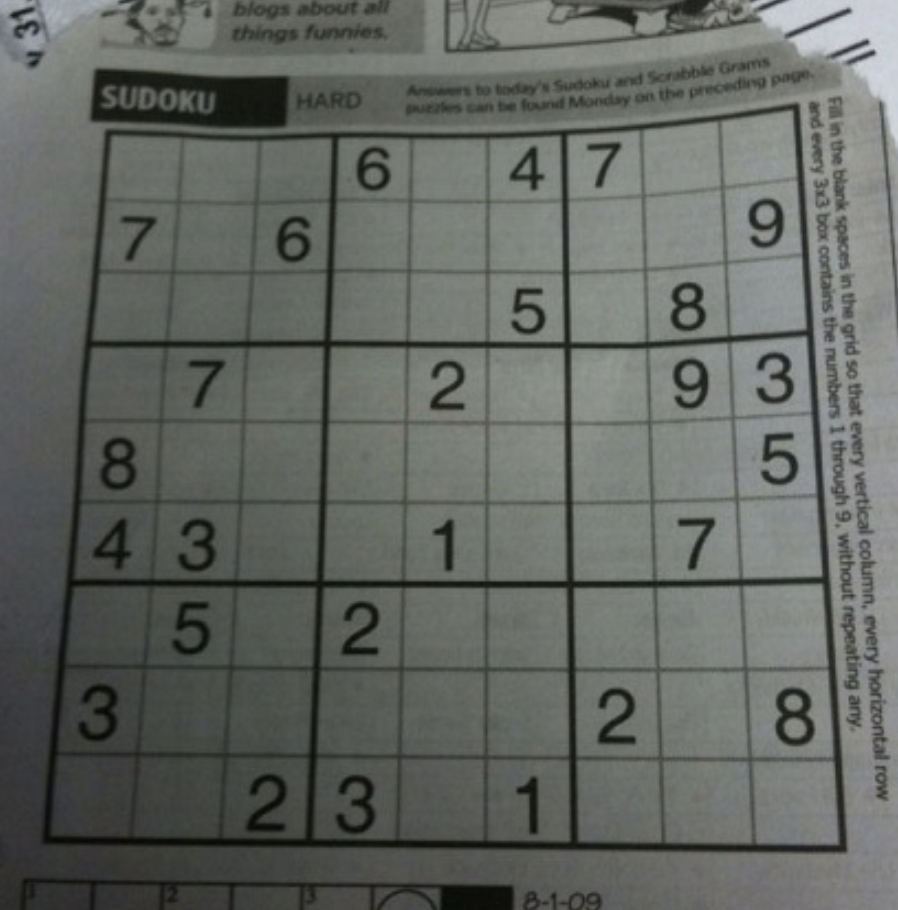
#> input picture sudoku.png, 898 x 910 px
$ python 26_image_gradients_fixed.py   (older library calls are emulated)
#> lines starting #> are read from the running program, lines starting #| are printed output that depends on the picture
import cv2
import numpy as np
from matplotlib import pyplot as plt

img = cv2.imread('sudoku.png',0)
#> img: shape (910, 898); min 7, max 216, mean 101.3

laplacian = cv2.Laplacian(img, cv2.CV_64F)
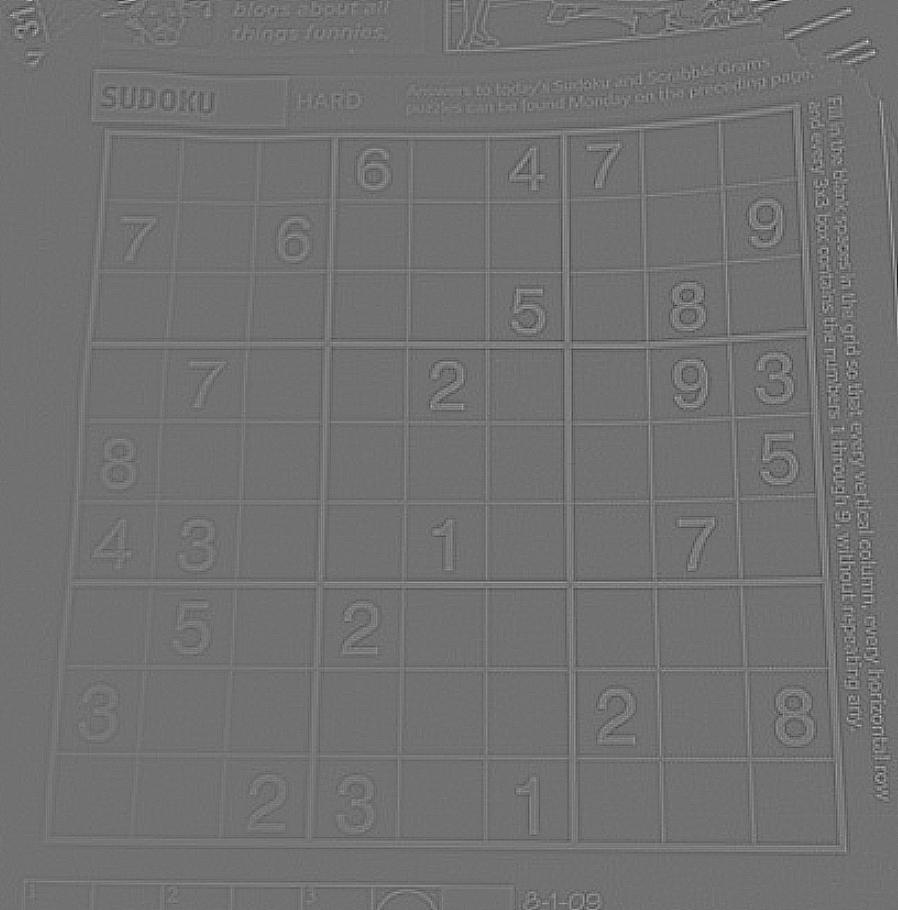
#> laplacian: shape (910, 898) float64; min -79, max 98, mean 0; drawn with min black and max white

# output dtype = cv2.CV_8U
sobelx8u = cv2.Sobel(img, cv2.CV_8U, 1, 0, ksize=5)
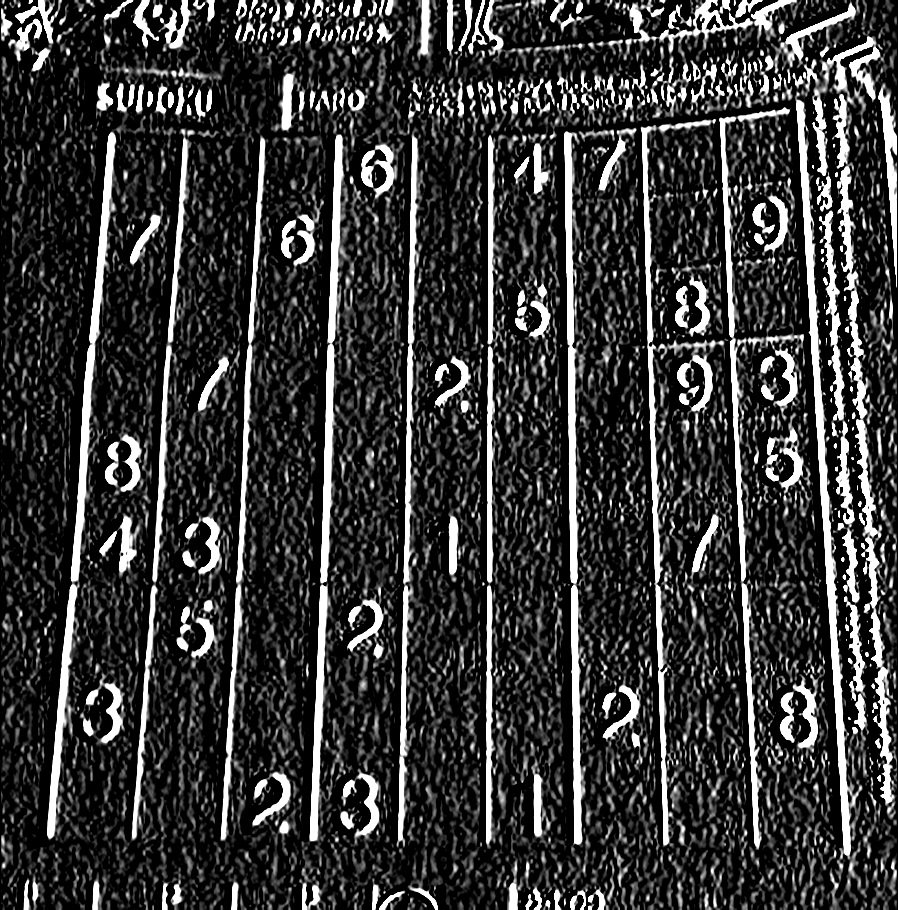
#> sobelx8u: shape (910, 898); min 0, max 255, mean 55.2
sobelx64f = cv2.Sobel(img, cv2.CV_64F, 1, 0, ksize=5)
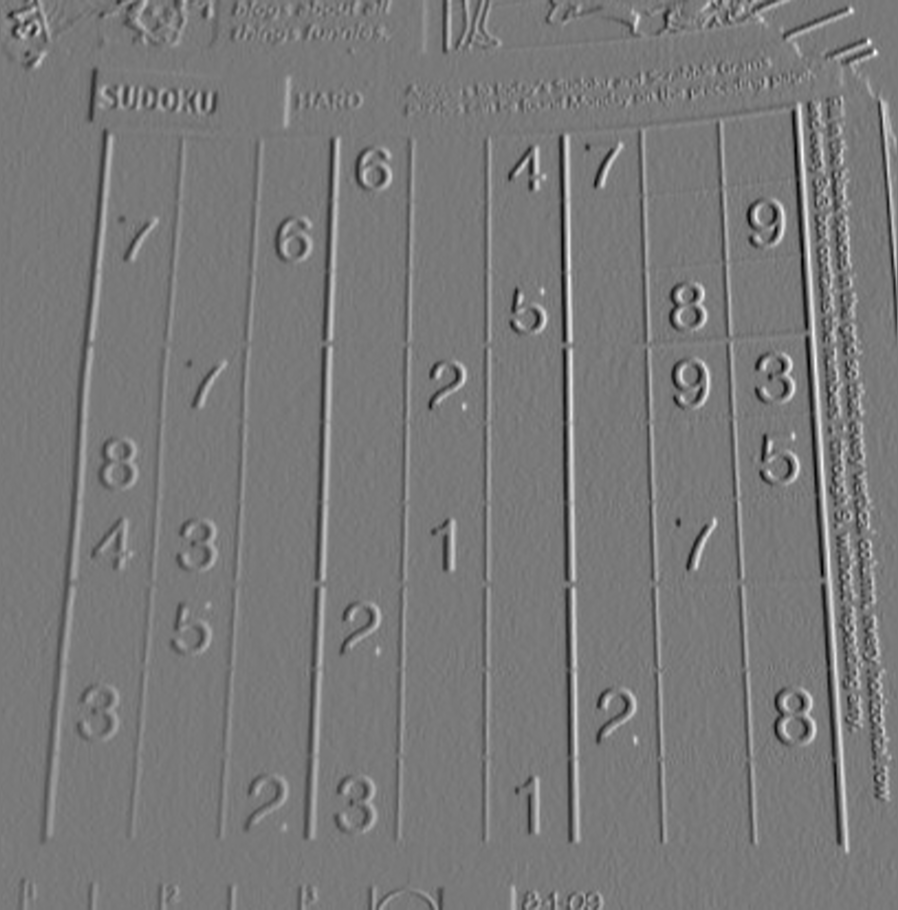
#> sobelx64f: shape (910, 898) float64; min -3886, max 4278, mean 9.4; drawn with min black and max white
abs_sobel64f = np.absolute(sobelx64f)
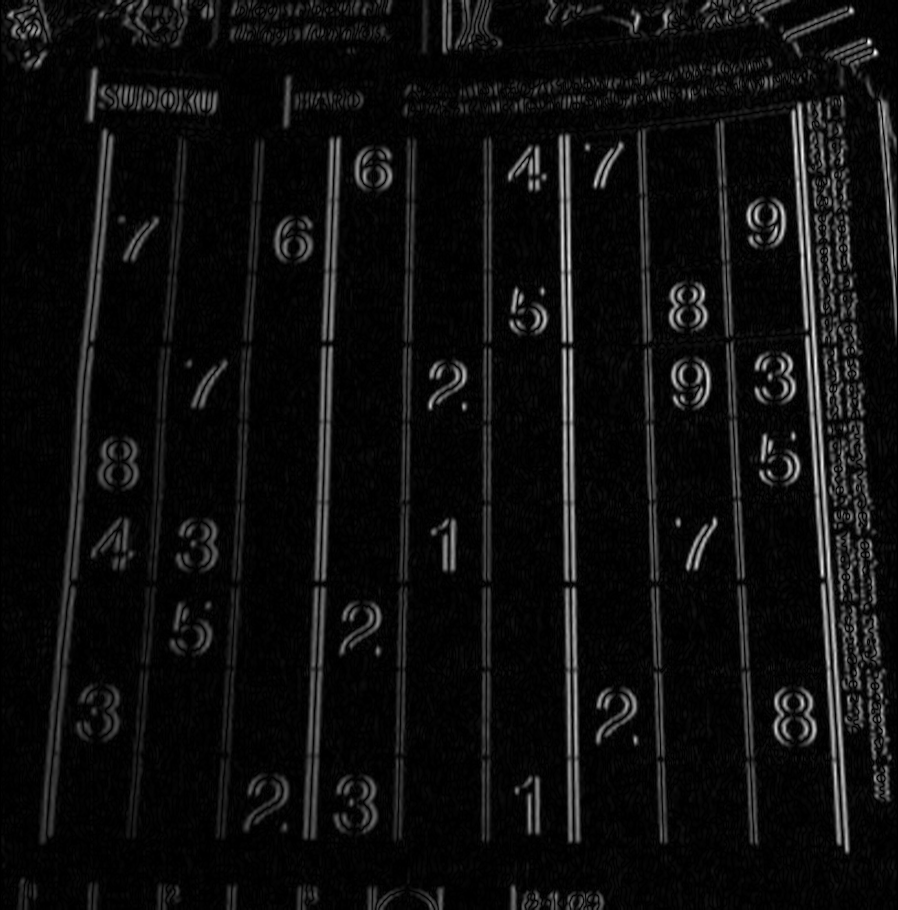
#> abs_sobel64f: shape (910, 898) float64; min 0, max 4278, mean 250.1; drawn with min black and max white
sobel_8u = np.uint8(abs_sobel64f)
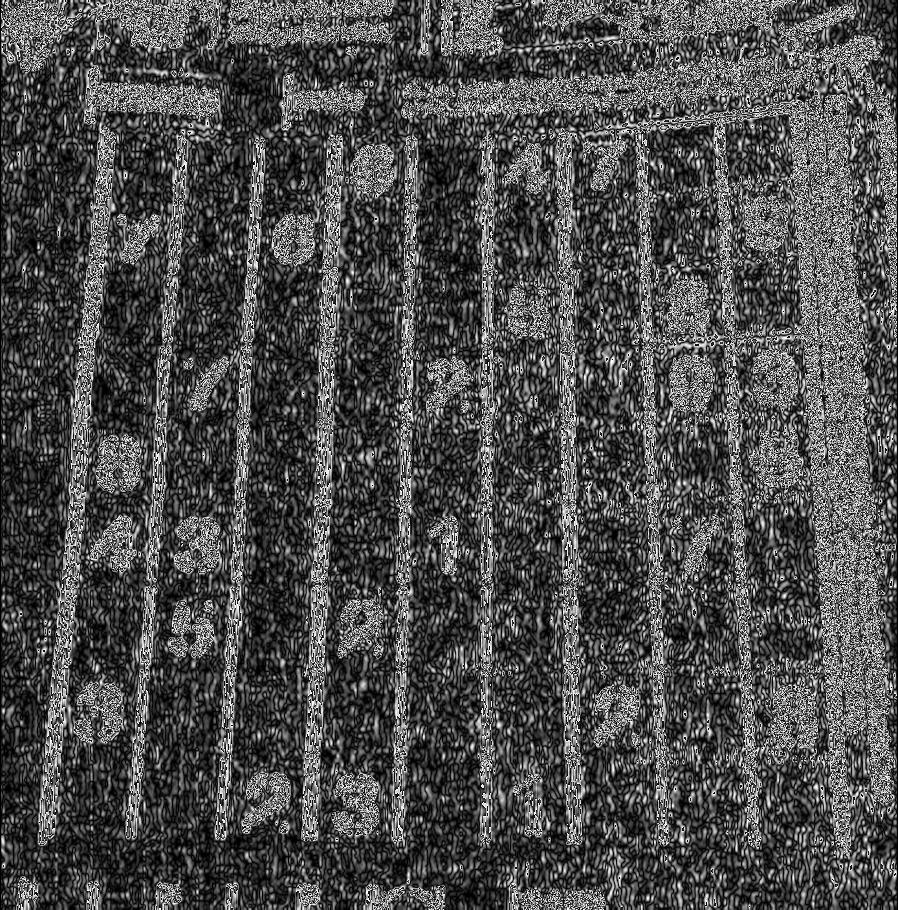
#> sobel_8u: shape (910, 898); min 0, max 255, mean 76.7

# original
plt.subplot(1, 3, 1)
plt.imshow(img, cmap='gray')
plt.title('original')
plt.xticks([]), plt.yticks([])

# sobel x
plt.subplot(1, 3, 2)
plt.imshow(sobelx8u, cmap='gray')
plt.title('sobelx8u')
plt.xticks([]), plt.yticks([])

# sobel y
plt.subplot(1, 3, 3)
plt.imshow(sobel_8u, cmap='gray')
plt.title('sobel abs(CV_64F)')
plt.xticks([]), plt.yticks([])

plt.show()

$ run again, with colored_shapes.png copied over sudoku.png
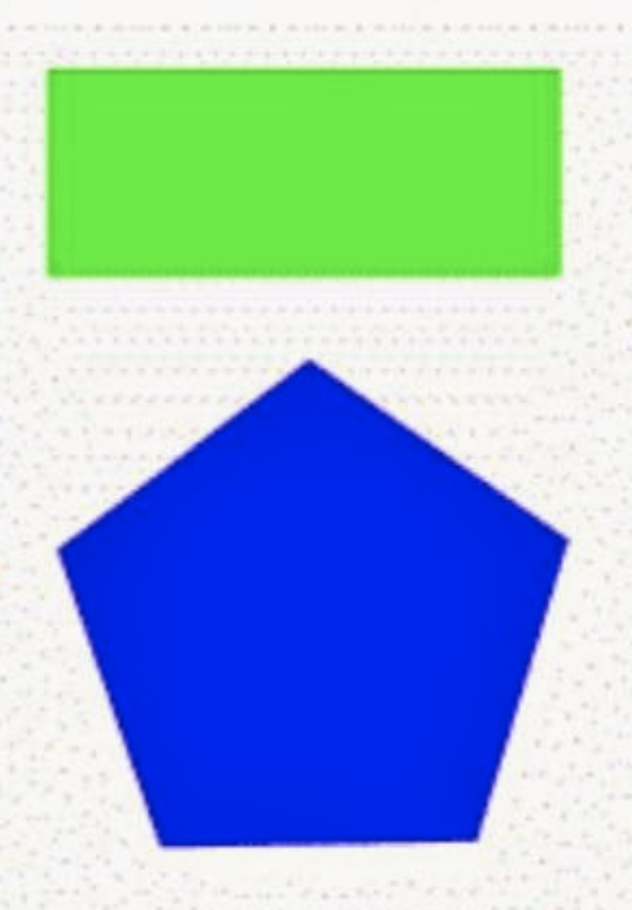
#> input picture colored_shapes.png, 632 x 910 px
#> `abs_sobel64f = np.absolute(sobelx64f)`:
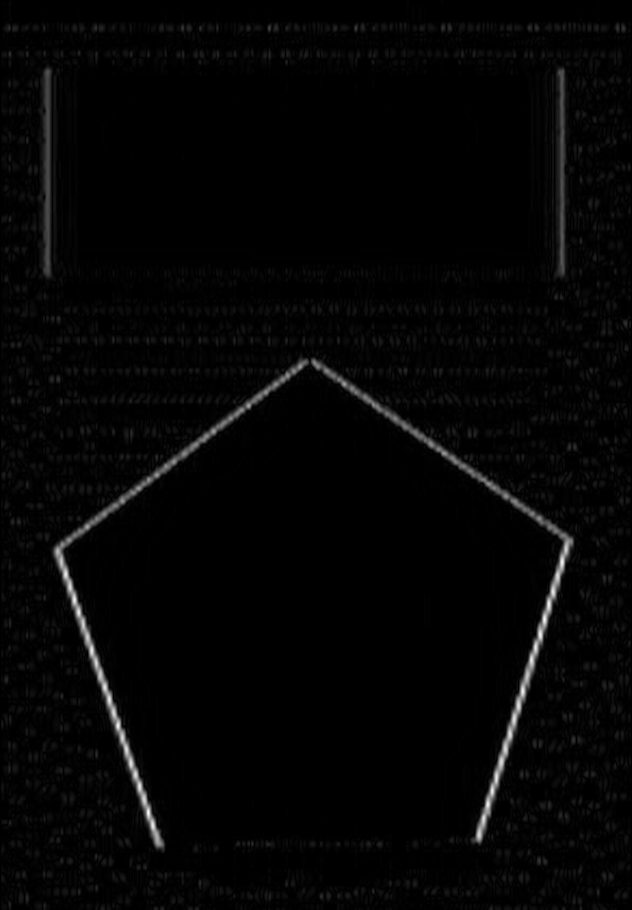
#> abs_sobel64f: shape (910, 632) float64; min 0, max 5030, mean 101.7; drawn with min black and max white
#> `sobel_8u = np.uint8(abs_sobel64f)`:
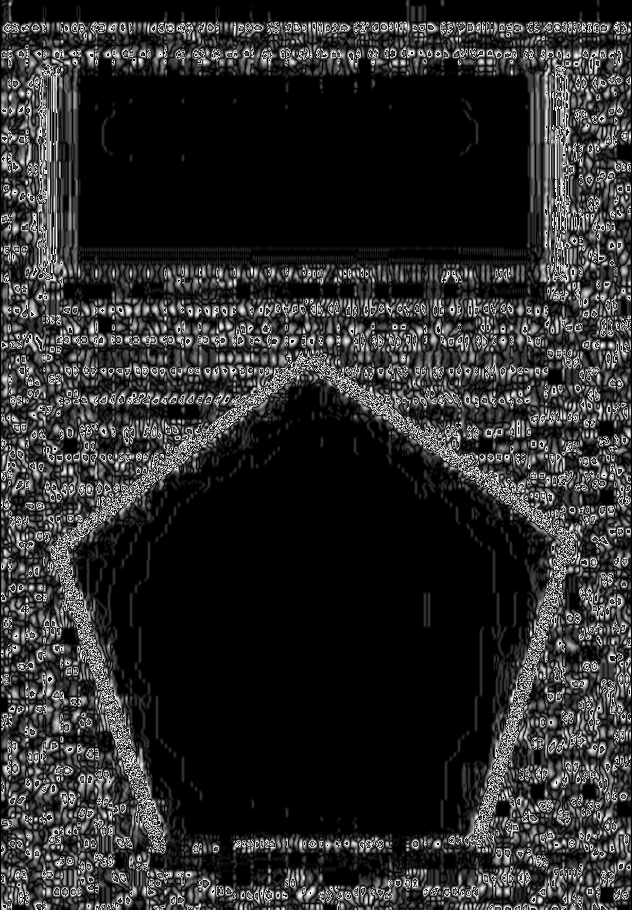
#> sobel_8u: shape (910, 632); min 0, max 255, mean 43.5
